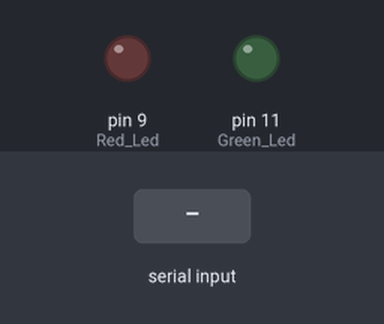
A sketch run on a simulated Arduino Uno, built with avr-gcc and run on an emulated ATmega328P. Parts: output pins drawn as LEDs (lit = HIGH). The inputs (shaded band) are chosen by the test bench.

Above: at 1.2 s.
1.3 s: "1" received over the second serial link
At 2.0 s:
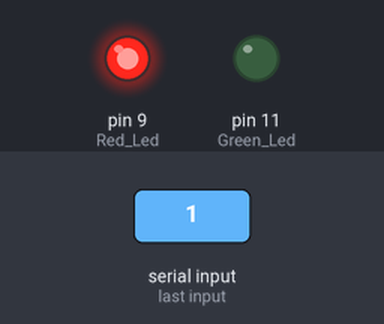
2.8 s: "2" received over the second serial link
At 3.1 s:
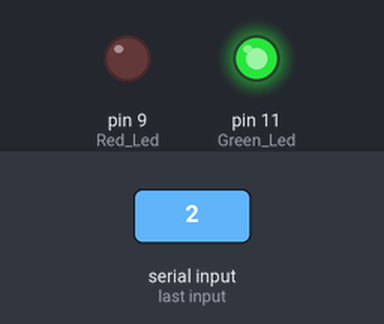
4.3 s: "3" received over the second serial link
At 5.4 s:
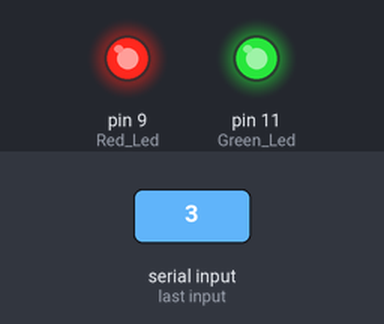
5.8 s: "0" received over the second serial link
At 6.6 s:
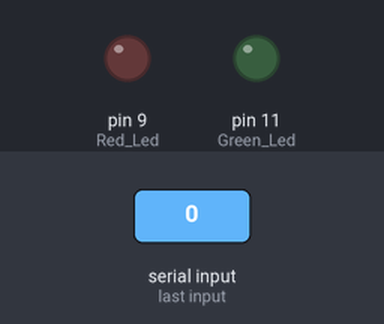
Timing chart, 0 to 8.3 s (numbered marks = the images above; inputs shaded):
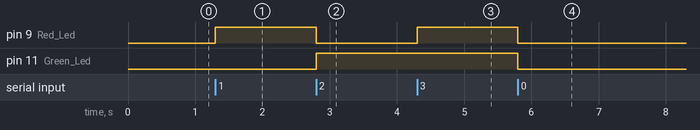

Measured:
- after the input at 1.3 s, pin 9 (Red_Led): LOW → HIGH at once
- after the input at 2.8 s, pin 9 (Red_Led): HIGH → LOW at once; pin 11 (Green_Led): LOW → HIGH at once
- after the input at 4.3 s, pin 9 (Red_Led): LOW → HIGH at once
- after the input at 5.8 s, pin 9 (Red_Led), pin 11 (Green_Led): HIGH → LOW at once

The sketch:

ledTemp.ino
```cpp
#include <SoftwareSerial.h>

const int RX = 4;
const int TX = 5;

SoftwareSerial bluetooth(RX, TX);

#include <DHT.h>

#define DHTPIN 2
#define DHTTYPE DHT11

DHT dht(DHTPIN, DHTTYPE);

void setup() {

  pinMode(9, OUTPUT);     // Red Led
  pinMode(11, OUTPUT);    // Green Led
  bluetooth.begin(9600);

  Serial.begin(9600);

  dht.begin();
}

void loop() {
  if (bluetooth.available()) {
    char veri = bluetooth.read();
    if (veri == '0') {
      digitalWrite(9, LOW);
      digitalWrite(11, LOW);
    } else if (veri == '1') {
      digitalWrite(9, HIGH);
      digitalWrite(11, LOW);
    } else if (veri == '2') {
      digitalWrite(9, LOW);
      digitalWrite(11, HIGH);
    } else if (veri == '3') {
      digitalWrite(9, HIGH);
      digitalWrite(11, HIGH);
    } else if (veri == 'T') {
      float temp = dht.readTemperature();
      float hum = dht.readHumidity();

      if (isnan(temp) || isnan(hum)) {
        bluetooth.println("Sensor Error");
        return;
      }
      String data = "Temperature: " + String(temp) + " C\n" + "Humidity: " + String(hum) + " %";
      bluetooth.print(String(temp));
      Serial.println(data);
      delay(100);
    }

    else if (veri == 'H') {
      float temp = dht.readTemperature();
      float hum = dht.readHumidity();

      if (isnan(temp) || isnan(hum)) {
        bluetooth.println("Sensor Error");
        return;
      }
      String data = "Temperature: " + String(temp) + " C\n" + "Humidity: " + String(hum) + " %";
      bluetooth.print(String(hum));
      Serial.println(data);
      delay(100);
    }
  }
}
```
